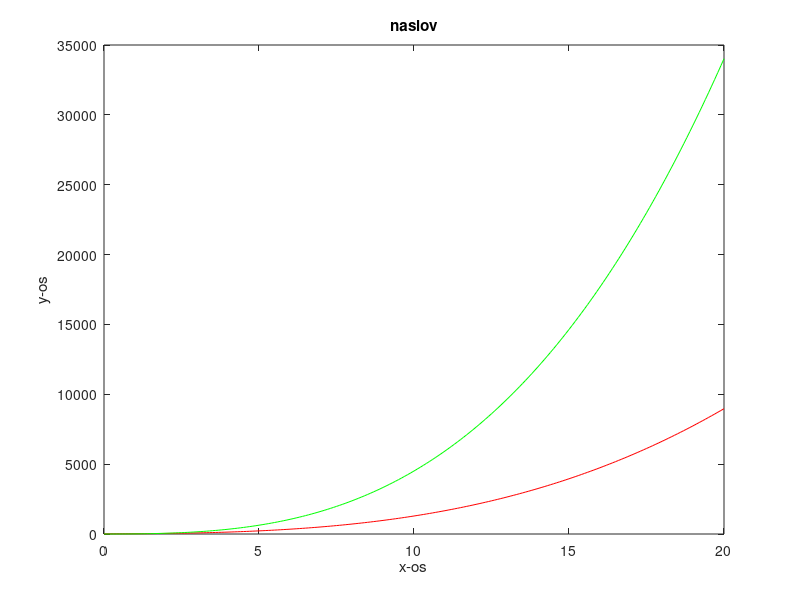

Write the MATLAB code that produced this figure.
A = [1 2 8 9; 4 5 1 0];

pol1 = A(1,:);
pol2 = A(2,:);

t = 0:0.1:20;

x = polyval(pol1,t);
y = polyval(pol2,t);

plot(t, x, 'r', t, y, 'g');

title('naslov');
xlabel('x-os');
ylabel('y-os');
